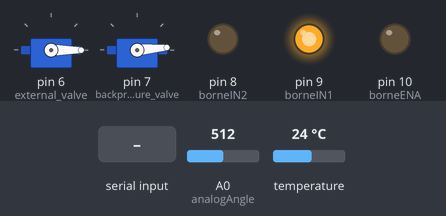
Recording of a sketch running on a simulated Arduino Uno, built with avr-gcc and run on an emulated ATmega328P. Parts: 2 × servo, output pins drawn as LEDs (lit = HIGH). Inputs (shaded band) come from the test bench; at power-on: A0 (analogAngle) = 512, temperature 24 °C. Pins used as bus, display or sensor lines are not drawn.

Above: at 1.9 s.
2.0 s: "90,45,200,10\n" received over Serial
At 3.1 s:
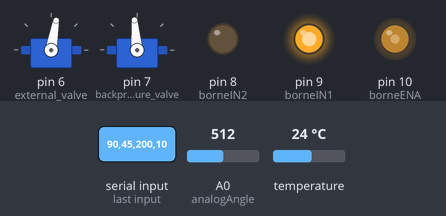
5.8 s: A0 (analogAngle) set to 900
At 7.3 s:
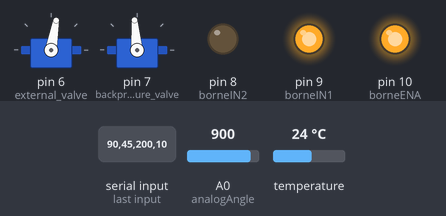
8.3 s: A0 (analogAngle) set to 306
At 10.1 s:
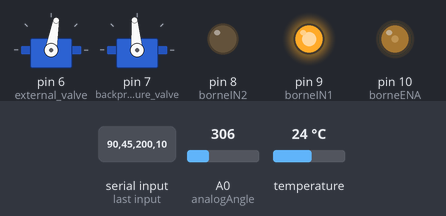
11.7 s: A0 (analogAngle) set to 716
Timing chart, 0 to 14.7 s (numbered marks = the images above; inputs shaded):
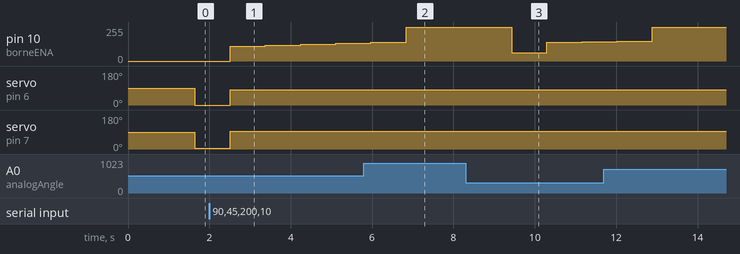

Measured:
- after the input at 2.0 s, pin 10 (borneENA): 0/255 → 110/255 after 0.51 s, → 117/255 0.87 s later, → 125/255 0.87 s later, → 133/255 0.87 s later; servo on pin 6 (external_valve): 0° → 80° after 0.51 s; servo on pin 7 (backpressure_valve): 5° → 95° after 0.51 s
- after the input at 8.3 s, pin 10 (borneENA): 255/255 → 63/255 after 1.1 s, → 141/255 0.87 s later, → 145/255 0.87 s later

The sketch:

code.ino
```cpp
// === LIBRAIRIES ===
#include <Servo.h>
#include <PID_v1.h>
#include <OneWire.h>
#include <DallasTemperature.h>

// === TEMPERATURE ===
#define ONE_WIRE_BUS 2       // DS18B20 temperature sensor on pin 2 --> D22
#define PIN_OUTPUT 3         // PWM output pin to control heating element --> D3

OneWire oneWire(ONE_WIRE_BUS);
DallasTemperature sensors(&oneWire);

// PID control for temperature
double temp_SP = -100.0, temp_measured = 0.0, temp_resist_control = 0.0; // default temperature is negative to avoid overwarming
const double MAX_DURATION = 100; // PWM period in milliseconds

const double Kp_temp = 2, Ki_temp = 5, Kd_temp = 1;
PID myPID_temp(&temp_measured, &temp_resist_control, &temp_SP, Kp_temp, Ki_temp, Kd_temp, DIRECT);

// Map a value with a given resolution
double mapWithResolution(double x, double fromLow, double fromHigh, double toLow, double toHigh, double resolution) {
  x = constrain(x, fromLow, fromHigh);
  double y = map(x, fromLow, fromHigh, toLow, toHigh);
  y = int(y / resolution) * resolution;
  return y;
}

// Output PWM signal for a given percentage of max duration
void thermalOutput(double percentage, double maxDuration, int pinOut, double frequency) {
  double time = mapWithResolution(percentage, 0, 100, 0, maxDuration, 1 / frequency);
  digitalWrite(pinOut, HIGH);
  delay(time);
  digitalWrite(pinOut, LOW);
  delay(maxDuration - time);
}

// === SERVO VALVES ===
Servo external_valve;
Servo backpressure_valve;

float extern_close_SP = 0.0;
float back_pressure_SP = 0.0;

const int pos_external_zero = -10;
const int pos_backpres_zero = 5.3;

// === INNER VALVE CONTROL ===
const int analogAngle = A0;
const int borneENA = 10;
const int borneIN1 = 9;
const int borneIN2 = 8;

const float voltage_open = 4.41;
const float voltage_close = 0.5;
const float voltage_generator = 8.0;

const int max_speed = 255;

double inner_measured = 0.0;
double inner_close_SP = 0.0;
double controllerOutput = 0.0;

double Kp = 200.0, Ki = 150.0, Kd = 10.0;
PID openingPID(&inner_measured, &controllerOutput, &inner_close_SP, Kp, Ki, Kd, DIRECT);

float closingRead = 0.0;

float voltage2closing(float voltage) {
  float m = (0.0 - 1.0) / (voltage_open - voltage_close);
  float p = -m * voltage_open;
  return m * voltage + p;
}

float closing2voltage(float closing) {
  float m = (voltage_open - voltage_close) / -1.0;
  float p = voltage_open;
  return m * closing + p;
}

float correctingAngle(float positionServo) {
  return constrain(90.0*positionServo, 0, 90);
}

void rotationDirection(bool forward) {
  digitalWrite(borneIN1, forward ? HIGH : LOW);
  digitalWrite(borneIN2, forward ? LOW : HIGH);
}

void rotationSpeedForward(int speed) {
  speed = constrain(speed, 0, max_speed);
  analogWrite(borneENA, speed);
}

void readSerialData() {
  if (Serial.available()) {
    String input = Serial.readStringUntil('\n'); // lit jusqu'à retour à la ligne
    input.trim(); // supprime les espaces et retours chariot

    // FOR DEBUG: à remettre pour debug
    // Serial.print("Message reçu : ");
    // Serial.println(input);

    // Séparation des valeurs
    int index1 = input.indexOf(',');
    int index2 = input.indexOf(',', index1 + 1);
    int index3 = input.indexOf(',', index2 + 1);

    if (index1 > 0 && index2 > 0 && index3 > 0) {
      String temp_str         = input.substring(0, index1);
      String inner_close_str  = input.substring(index1 + 1, index2);
      String extern_close_str = input.substring(index2 + 1, index3);
      String back_pressure_str= input.substring(index3 + 1);

      // Conversion si nécessaire (ex: en float)
      temp_SP          = constrain(temp_str.toFloat(),-100,50);
      inner_close_SP   = constrain(inner_close_str.toFloat(),0,1);
      extern_close_SP  = constrain(extern_close_str.toFloat(),0,1);
      back_pressure_SP = constrain(back_pressure_str.toFloat(),0,1);
    } else {
      Serial.println("Erreur : Format invalide.");
    }
  }
}


// === SETUP ===
void setup() {
  Serial.begin(9600);

  pinMode(borneENA, OUTPUT);
  pinMode(borneIN1, OUTPUT);
  pinMode(borneIN2, OUTPUT);
  pinMode(PIN_OUTPUT, OUTPUT);

  rotationDirection(true);
  openingPID.SetMode(AUTOMATIC);
  myPID_temp.SetMode(AUTOMATIC);

  external_valve.attach(6);
  backpressure_valve.attach(7);

  sensors.begin();
  sensors.requestTemperatures();
  temp_measured = sensors.getTempCByIndex(0);
}

// === LOOP PRINCIPAL ===
void loop() {
  // Lecture de la position réelle de la vanne intérieure
  int sensorValue = analogRead(analogAngle);
  float angleVoltageIn = sensorValue * (5.0 / 1023.0);
  inner_measured = voltage2closing(angleVoltageIn);

  // Lecture température actuelle
  sensors.requestTemperatures();
  temp_measured = sensors.getTempCByIndex(0);

  // === PARSING SERIAL INPUT ===
  readSerialData();

  // === PID TEMPERATURE ===
  myPID_temp.Compute();
  if (temp_SP <= 0 || temp_measured > 50) temp_resist_control = 0;
  temp_resist_control = constrain(temp_resist_control, 0, 100);

  thermalOutput(temp_resist_control, MAX_DURATION, PIN_OUTPUT, 200);

  // === PID POSITION VANNE INTÉRIEURE ===
  openingPID.Compute();
  if (inner_close_SP == 0.0) controllerOutput = 0;

  rotationSpeedForward(controllerOutput);

  // Positionnement des servos
  external_valve.write(correctingAngle(extern_close_SP)+pos_external_zero);
  backpressure_valve.write(correctingAngle(back_pressure_SP)+pos_backpres_zero);

  // === DEBUG SERIAL à remettre pour debug===
  // Serial.print("temp_measured:"); Serial.print(temp_measured);
  // Serial.print(",temp_SP:"); Serial.print(temp_SP);
  // Serial.print(",inner_measured:"); Serial.print(inner_measured);
  // Serial.print(",inner_SP:"); Serial.print(inner_close_SP);
  // Serial.print(",back_press_SP:"); Serial.print(back_pressure_SP);
  // Serial.print(",outer_SP:"); Serial.println(extern_close_SP);
}
```
